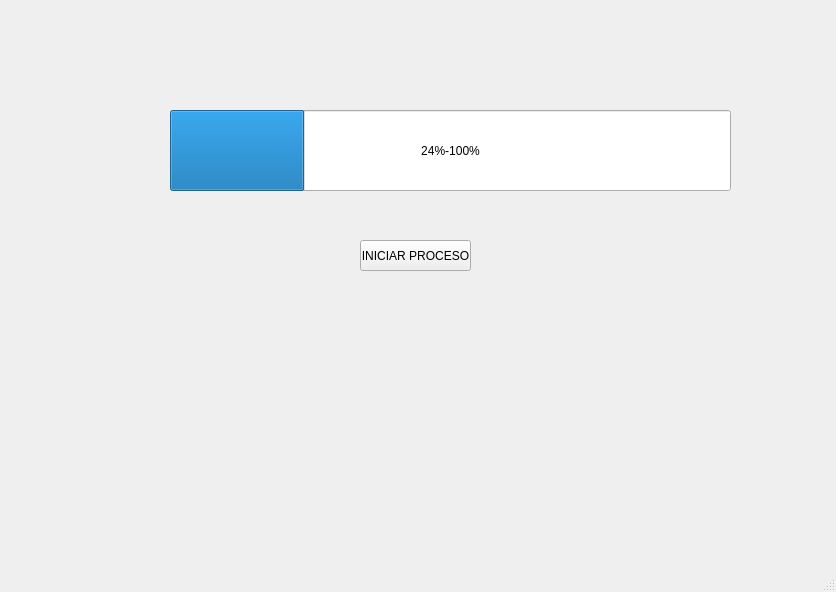
<?xml version="1.0" encoding="UTF-8"?>
<ui version="4.0">
 <class>MainWindow</class>
 <widget class="QMainWindow" name="MainWindow">
  <property name="geometry">
   <rect>
    <x>0</x>
    <y>0</y>
    <width>836</width>
    <height>592</height>
   </rect>
  </property>
  <property name="windowTitle">
   <string>MainWindow</string>
  </property>
  <widget class="QWidget" name="centralwidget">
   <widget class="QLabel" name="label">
    <property name="geometry">
     <rect>
      <x>30</x>
      <y>0</y>
      <width>751</width>
      <height>81</height>
     </rect>
    </property>
    <property name="text">
     <string/>
    </property>
    <property name="pixmap">
     <pixmap resource="recursos_proyecto.qrc">:/uat/fians</pixmap>
    </property>
    <property name="scaledContents">
     <bool>true</bool>
    </property>
   </widget>
   <widget class="QLabel" name="label_3">
    <property name="geometry">
     <rect>
      <x>660</x>
      <y>400</y>
      <width>131</width>
      <height>141</height>
     </rect>
    </property>
    <property name="text">
     <string/>
    </property>
    <property name="pixmap">
     <pixmap resource="recursos_proyecto.qrc">:/logo/equipo</pixmap>
    </property>
    <property name="scaledContents">
     <bool>true</bool>
    </property>
   </widget>
   <widget class="QPushButton" name="btn_iniciar">
    <property name="geometry">
     <rect>
      <x>360</x>
      <y>240</y>
      <width>111</width>
      <height>31</height>
     </rect>
    </property>
    <property name="text">
     <string>INICIAR PROCESO</string>
    </property>
   </widget>
   <widget class="QProgressBar" name="progressBar">
    <property name="geometry">
     <rect>
      <x>170</x>
      <y>110</y>
      <width>561</width>
      <height>81</height>
     </rect>
    </property>
    <property name="value">
     <number>24</number>
    </property>
    <property name="orientation">
     <enum>Qt::Horizontal</enum>
    </property>
    <property name="format">
     <string>%p%-100%</string>
    </property>
   </widget>
  </widget>
  <widget class="QMenuBar" name="menubar">
   <property name="geometry">
    <rect>
     <x>0</x>
     <y>0</y>
     <width>836</width>
     <height>22</height>
    </rect>
   </property>
  </widget>
  <widget class="QStatusBar" name="statusbar"/>
 </widget>
 <resources>
  <include location="recursos_proyecto.qrc"/>
 </resources>
 <connections/>
</ui>
